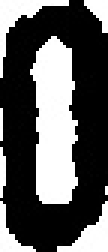
#> input picture data_set/0/46373_4.jpg, 36 x 84 px, given as the content of the folder charTrainset, which was not available (shown 3 times larger)
$ python read_image.py
#> lines starting #> are read from the running program, lines starting #| are printed output that depends on the picture; after the words box and inside, x2 and y2 are one past the last pixel; in counts of white or black regions, pixels touching at a corner belong together; pictures that were not available may be replaced by others from this repository, and a replacement may not be noted
import cv2
import os
import matplotlib.pyplot as plt


# hàm để hiển thị kết quả dự đoán lên colab trực tiếp
def x2(image):
    original_width, original_height = image.shape[1], image.shape[0]
    resized_image = cv2.resize(image, (2 * original_width, 2 * original_height), interpolation=cv2.INTER_CUBIC)

    resized_image = cv2.cvtColor(resized_image, cv2.COLOR_BGR2RGB)
    plt.figure(figsize=(20, 10))
    plt.axis("off")
    plt.imshow(resized_image)
    plt.show()


def save(path, name):
#> called with path = 'charTrainset/46373_4.jpg/46373_4.jpg', name = 'data_set/46373_4.jpg/46373_4.jpg'
    anh = cv2.imread(path)
#> anh is the input picture: shape (84, 36, 3); min 0, max 255, mean 91.3
    gray = cv2.cvtColor(anh, cv2.COLOR_RGB2GRAY)
    gray = cv2.resize(gray, None, fx=3, fy=3, interpolation=cv2.INTER_CUBIC)
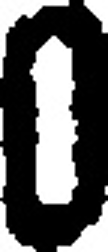
#> gray: shape (252, 108); min 0, max 255, mean 91.3
    ret, thresh = cv2.threshold(gray, 0, 255, cv2.THRESH_OTSU | cv2.THRESH_BINARY_INV)
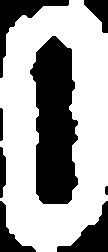
#> thresh: shape (252, 108); 64.3% white; 8 black regions, largest, box (x1, y1, x2, y2) and area: (30, 36, 78, 204) 5972, (0, 0, 69, 78) 1250, (57, 201, 108, 252) 1070
#> ret = 121
    cv2.imwrite(name, thresh)


path_1 = 'charTrainset'
path_2 = 'data_set'

for name in os.listdir(path_1):
    '''luu anh'''
    save_ = os.path.join(path_2, name)

    ten_nhan = os.path.join(path_1, name)

    for image in os.listdir(ten_nhan):
        anh = os.path.join(ten_nhan, image)
        name_save = os.path.join(save_, image)
        save(anh, name_save)

$ run again, on data_set/2/46311_4.jpg
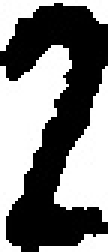
#> input picture data_set/2/46311_4.jpg, 36 x 84 px, given as the content of the folder charTrainset, which was not available (shown 3 times larger)
#> in save, anh is the input picture: shape (84, 36, 3); min 0, max 255, mean 125.9
#> in save, `gray = cv2.resize(gray, None, fx=3, fy=3, interpolation=cv2.INTER_CUBIC)`:
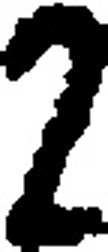
#> gray: shape (252, 108); min 0, max 255, mean 125.9
#> in save, `ret, thresh = cv2.threshold(gray, 0, 255, cv2.THRESH_OTSU | cv2.THRESH..`:
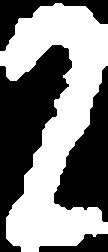
#> thresh: shape (252, 108); 50.6% white; 4 black regions, box (x1, y1, x2, y2) and area: (0, 45, 72, 252) 6776, (54, 66, 108, 222) 4212, (0, 0, 108, 51) 1728, (39, 234, 108, 252) 717
#> ret = 123

$ run again, on data_set/2/46542_0.jpg
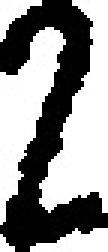
#> input picture data_set/2/46542_0.jpg, 36 x 84 px, given as the content of the folder charTrainset, which was not available (shown 3 times larger)
#> in save, anh is the input picture: shape (84, 36, 3); min 0, max 255, mean 144.6
#> in save, `gray = cv2.resize(gray, None, fx=3, fy=3, interpolation=cv2.INTER_CUBIC)`:
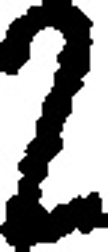
#> gray: shape (252, 108); min 0, max 255, mean 144.7
#> in save, `ret, thresh = cv2.threshold(gray, 0, 255, cv2.THRESH_OTSU | cv2.THRESH..`:
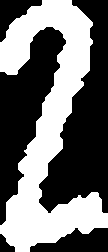
#> thresh: shape (252, 108); 43.3% white; 1 white region, box (x1, y1, x2, y2) and area: (0, 0, 108, 252) 11790
#> ret = 122
